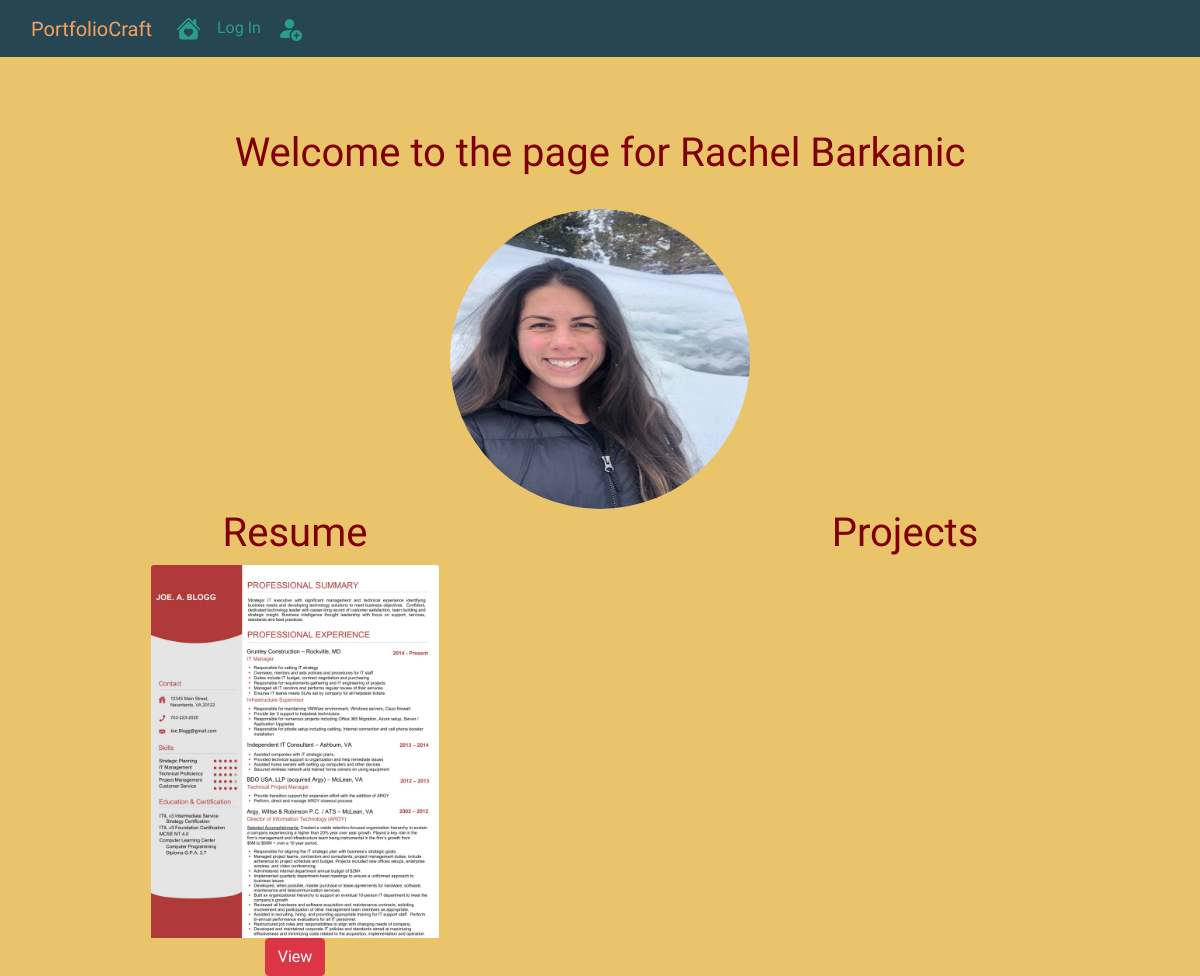
The app's page /rbarkanic, older data.
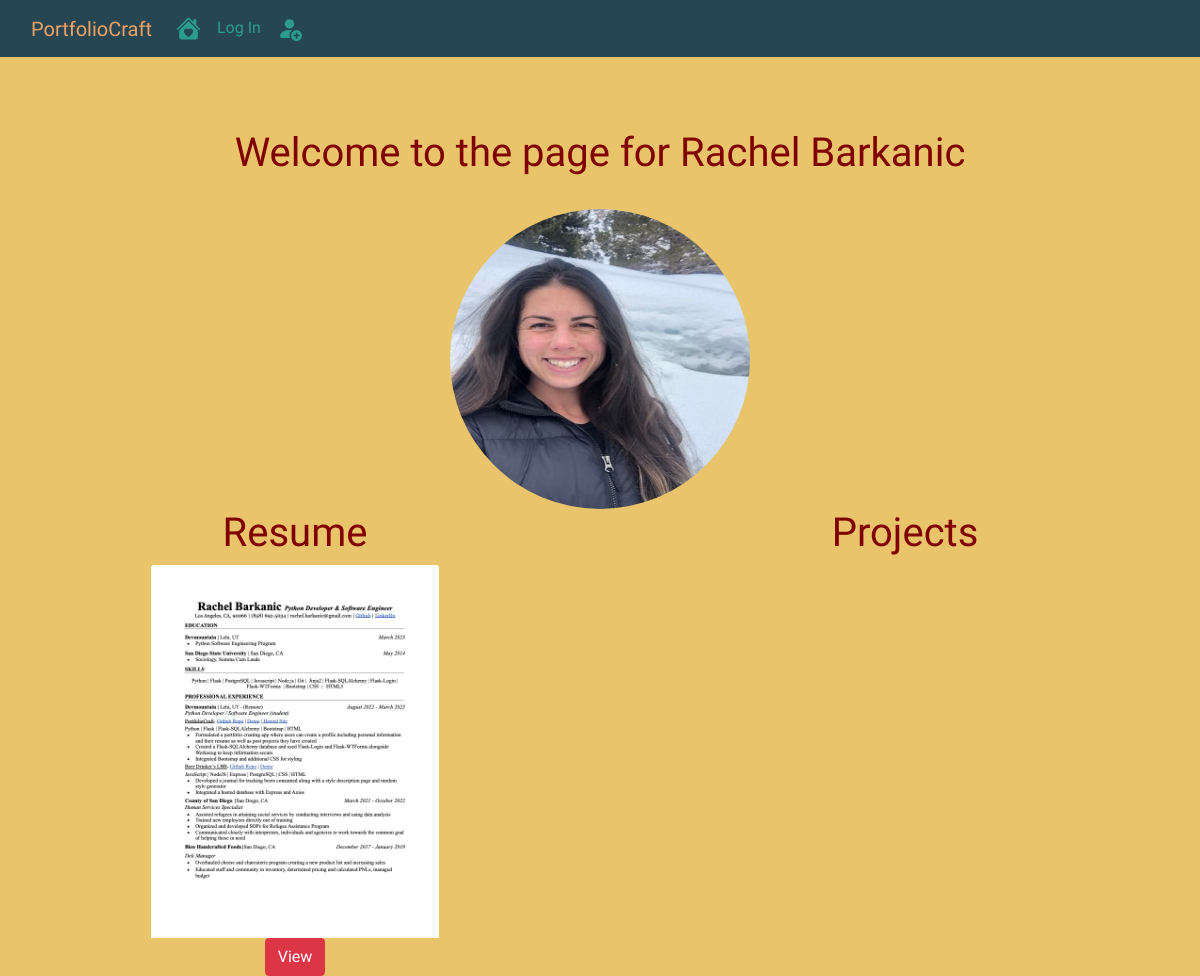
The same page, newer data.
### portfoliocraft/models.py (models this page shows, shortened)
class User(db.Model, UserMixin):
    __tablename__ = 'users'
    id = db.Column(db.Integer, autoincrement = True, primary_key = True)
    profile_image = db.Column(db.String(255), nullable = False, default = 'default_profile.png')
    resume = db.Column(db.String(255), nullable = False, default = 'default_resume.png')
    first_name = db.Column(db.String(255), nullable = False, index=True)
    last_name = db.Column(db.String(255), nullable = False, index=True)
    username = db.Column(db.String(255), unique = True, nullable = False, index=True)
    email = db.Column(db.String(255), unique = True, nullable = False, index=True)
    password_hash = db.Column(db.String(255), nullable = False)
    projects = db.relationship('Project', backref = 'author', lazy = True)

### portfoliocraft/users/views.py (the view)
@users.route('/<username>')
def user_projects(username):
    page = request.args.get('page', 1, type=int)
    user = User.query.filter_by(username = username).first_or_404()
    projects = Project.query.filter_by(author = user).order_by(Project.date.desc()).paginate(page = page, per_page = 5)
    return render_template('user_projects.html', projects = projects, user = user)

### portfoliocraft/templates/user_projects.html (shortened to what this page needs)
{% extends 'base.html' %}
{% block body %}
<br><br><br>
<div class="container" align="center">
    <h1>Welcome to the page for {{ user.first_name }} {{ user.last_name }}</h1>
    <br>
    <img class="profile-pic" src="{{url_for('static', filename = 'profile_pics/'+user.profile_image)}}">
</div>
<div class="flex-container" align="center">
    <div class="flex-child">
        <h1>Resume</h1>
            <div style="width: 18rem;"><img class="card-img-top" src="{{url_for('static', filename = 'resumes/'+user.resume)}}" alt="resume">
                <br>
                <button type="button" class="btn btn-danger"><a id="update-btn" href="{{url_for('users.view_resume', user_id = user.id)}}">View</a></button>
        </div>
    </div>
<div class="flex-child">
    <h1>Projects</h1>
</div>
{% endblock %}

### portfoliocraft/templates/base.html (shortened to what this page needs)
<!DOCTYPE html>
<html lang="en">
<head>
    <link rel="stylesheet" href="https://cdn.jsdelivr.net/npm/bootstrap@4.3.1/dist/css/bootstrap.min.css">
    <link rel="stylesheet" href="/static/styles.css"/>
</head>
<body>
    <nav class="navbar navbar-expand-lg" style="background-color: #264653;">
        <div class="container-fluid">
          <a id="port-nav" class="navbar-brand" href="/">PortfolioCraft</a>
          <div class="collapse navbar-collapse">
            <div class="navbar-nav">
            <a class="nav-link" href="{{ url_for('core.index') }}"></a>
          {% if current_user.is_authenticated %}
          <a class="nav-link" href="{{ url_for('users.account') }}"><svg xmlns="http://www.w3.org/2000/svg" width="25" height="25" fill="currentColor" class="bi bi-toggles" viewBox="0 0 16 16">
            <path d="M4.5 9a3.5 3.5 0 1 0 0 7h7a3.5 3.5 0 1 0 0-7h-7zm7 6a2.5 2.5 0 1 1 0-5 2.5 2.5 0 0 1 0 5zm-7-14a2.5 2.5 0 1 0 0 5 2.5 2.5 0 0 0 0-5zm2.45 0A3.49 3.49 0 0 1 8 3.5 3.49 3.49 0 0 1 6.95 6h4.55a2.5 2.5 0 0 0 0-5H6.95zM4.5 0h7a3.5 3.5 0 1 1 0 7h-7a3.5 3.5 0 1 1 0-7z"/>
          </svg></a>
          <a class="nav-link" href="{{ url_for('projects.create_project')}}"><svg xmlns="http://www.w3.org/2000/svg" width="25" height="25" fill="currentColor" class="bi bi-file-earmark-plus" viewBox="0 0 16 16">
            <path d="M8 6.5a.5.5 0 0 1 .5.5v1.5H10a.5.5 0 0 1 0 1H8.5V11a.5.5 0 0 1-1 0V9.5H6a.5.5 0 0 1 0-1h1.5V7a.5.5 0 0 1 .5-.5z"/>
            <path d="M14 4.5V14a2 2 0 0 1-2 2H4a2 2 0 0 1-2-2V2a2 2 0 0 1 2-2h5.5L14 4.5zm-3 0A1.5 1.5 0 0 1 9.5 3V1H4a1 1 0 0 0-1 1v12a1 1 0 0 0 1 1h8a1 1 0 0 0 1-1V4.5h-2z"/>
          </svg></a>
          <a class="nav-link" href="{{ url_for('users.logout') }}">Log Out</a>
          {% else %}
          <a class="nav-link" href="{{ url_for('users.login') }}">Log In</a>
          <a class="nav-link" href="{{ url_for('users.register') }}"></a>
          {% endif %}
          </div>
        </div>
       </div>
      </nav>
{% block body %}
{% endblock %}
</body>
</html>

### portfoliocraft/static/styles.css (style rules this page uses)
.profile-pic { height: 300px; width: 300px; border-radius: 50%; }
#update-btn { color: white; }
body { font-family: 'Tilt Neon', cursive; background-color: #e9c46a; color: #2a9d8f; }
.navbar { font-family: 'Tilt Neon', cursive; }
.nav-link { color: #2a9d8f; font-family: 'Tilt Neon', cursive; }
#port-nav { color:#f4a261; }
.flex-container { display: flex; justify-content: space-evenly; }
.flex-child { flex: 1; }
.flex-child:first-child { margin-right: 20px; }
h1 { color: maroon; }

Row changes from the older to the newer data that the page shows:
changed User "Rachel": resume: picture added in place of a placeholder
